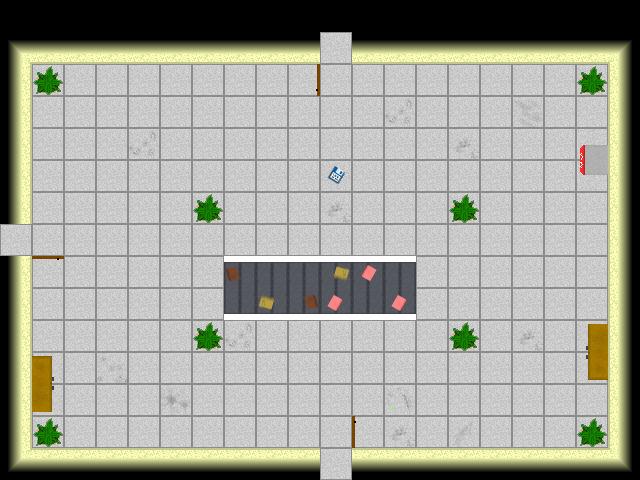

A level layout from a 2D game, rendered from its tile map. Below: a short description, then the map file with tile-grid data replaced by summaries:
An orthogonal 20x15 tile map with 32x32 px tiles, 1 tile layer (Tile Layer 1), 1 hidden layer not drawn, 2 tilesets and 4 objects (mainPlayer, doorUp, doorLeft, doorDown).

<map version="1.0" orientation="orthogonal" width="20" height="15" tilewidth="32" tileheight="32">
 <tileset firstgid="1" name="metatiles32x32" tilewidth="32" tileheight="32">
  <image source="../img/map/metatiles32x32.png" width="288" height="32" />
  <tile id="0">
   <properties>
    <property name="type" value="solid" />
   </properties>
  </tile>
  <tile id="5">
   <properties>
    <property name="type" value="doorRight" />
   </properties>
  </tile>
  <tile id="6">
   <properties>
    <property name="type" value="doorUp" />
   </properties>
  </tile>
  <tile id="7">
   <properties>
    <property name="type" value="doorDown" />
   </properties>
  </tile>
  <tile id="8">
   <properties>
    <property name="type" value="doorLeft" />
   </properties>
  </tile>
 </tileset>
 <tileset firstgid="10" name="Terrain" tilewidth="32" tileheight="32">
  <image source="../img/map/Terrain.png" width="256" height="256" />
 </tileset>
 <layer name="Tile Layer 1" width="20" height="15">
  <data>[300 cells, 280 non-empty, 28 distinct tile ids]</data>
 </layer>
 <layer name="collision" width="20" height="15" visible="0">
  <data>[300 cells, 87 non-empty, 1 distinct tile ids]</data>
 </layer>
 <objectgroup name="Object Layer 1" width="20" height="15">
  <object name="mainPlayer" x="320" y="96" width="32" height="32">
   <properties>
    <property name="image" value="Main_char" />
    <property name="spritewidth" value="64" />
   </properties>
  </object>
 </objectgroup>
 <objectgroup name="doors" width="20" height="15">
  <object name="doorUp" x="320" y="64" width="29" height="28">
   <properties>
    <property name="type" value="door" />
   </properties>
  </object>
  <object name="doorLeft" x="32" y="224" width="29" height="27">
   <properties>
    <property name="type" value="door" />
   </properties>
  </object>
  <object name="doorDown" x="320" y="416" width="29" height="30">
   <properties>
    <property name="type" value="door" />
   </properties>
  </object>
 </objectgroup>
</map>